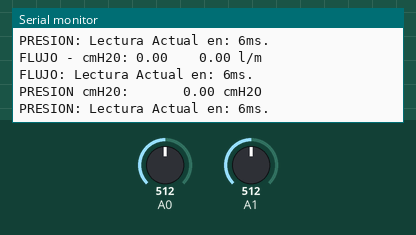
Simulated run of this sketch. Board: Arduino Uno, built with avr-gcc and run on an emulated ATmega328P. Shown: the last lines printed to the serial monitor. Inputs (shaded band) come from the test bench; at power-on: A0 = 512, A1 = 512.

Above: at 16.0 s.
16.1 s: A0 set to 716
At 16.8 s:
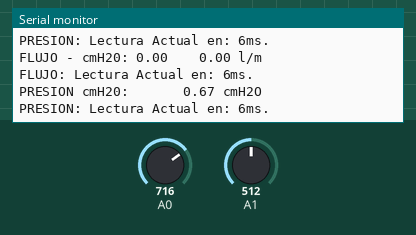
17.6 s: A1 set to 716
19.1 s: A0 set to 900
At 19.8 s:
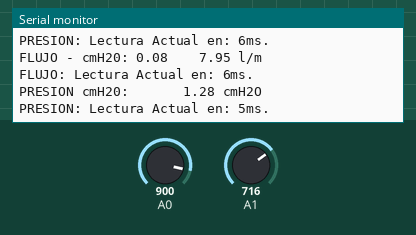
20.6 s: A1 set to 900
At 21.4 s:
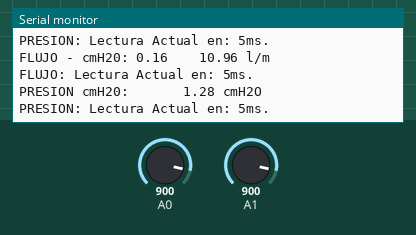
Timing chart, 0 to 23.1 s (numbered marks = the images above; inputs shaded):
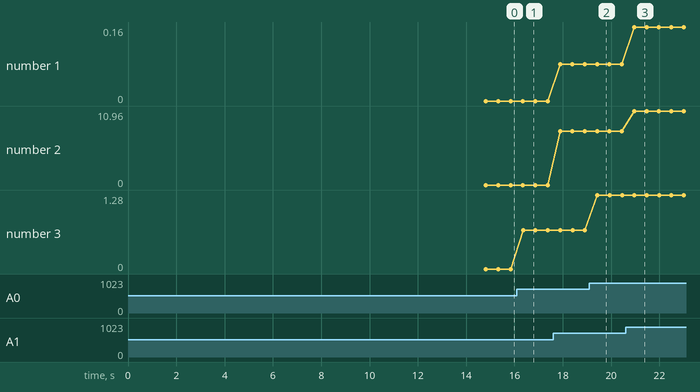

Measured:
- after the input at 16.1 s, the serial monitor: prints a new line after 0.26 s (image 1)
- after the input at 19.1 s, the serial monitor: prints a new line after 0.33 s (image 2)
- after the input at 20.6 s, the serial monitor: prints a new line after 0.36 s (image 3)
- plotted number 1: 0 → 0.08 after the input at 17.6 s, 0.08 → 0.16 after the input at 20.6 s
- plotted number 2: 0 → 7.95 after the input at 17.6 s, 7.95 → 10.96 after the input at 20.6 s
- plotted number 3: 0 → 0.67 after the input at 16.1 s, 0.67 → 1.28 after the input at 19.1 s

The sketch:

VM-SensorTest.ino
```cpp
/*
   Demo for VentMex Motor Control and Calibration, using AccelStepper with NEMA-23, Sensors Pressure
   200 Steps, 32 Microsteps
*/

#include "VMPresion.h"
#include "VMFlujo.h"
#include <Streaming.h>

VMPresion presion(A0);  // Presion
VMFlujo flujo(A1);    // Flujo (presion diferencial)
long now;

void setup()
{

  Serial.begin(115200);

  Serial << "TOM - VentMex comenzando la calibracion ...\n";

  now = millis();
  flujo.calibrar();
  presion.calibrar();
  Serial << "Calibramos el CERO en " << _FLOAT(flujo.calibrado(),3) << " DAC | " << _FLOAT(flujo.calibradop(),3) << " cmH20\n";
  Serial << "Calibramos el CERO en " << _FLOAT(presion.calibrado(),3) << " DAC | " << _FLOAT(presion.calibradop(),3) << " cmH20\n...ambos calibrados en " << (millis() - now) << " ms. \n";

}

void loop()
{

  // Ahora probando Flujo nada mas
  now = millis();
  flujo.flujo(0.21); //Pones el valor de FiO2
  //flujo.leeRaw();
  Serial << "FLUJO: Lectura Actual en: " << (millis() - now) << "ms. \n";
  now = millis();
  presion.lee();
  //Serial1 << "E" << _FLOAT(flujo.flujo(0.21),2) << "," << _FLOAT(presion.get(),2)<<"\n";
  //presion.leeRaw();
  Serial << "PRESION: Lectura Actual en: " << (millis() - now) << "ms. \n";
  delay(500);
}
```

VMFlujo.h
```cpp
// (licence header left out)
#ifndef VMFlujo_h
#define VMFlujo_h
#include <Math.h>
#include <Streaming.h>

class VMFlujo {
  public:
    VMFlujo(int pin):
      pin_sensor_(pin),
      calibrado_v_(0.0),
      calibrado_p_(0.0),
      actual_(0.0),
      flujo_(0.0) {}

    void leeRaw()
    {
      raw = analogRead(pin_sensor_);
      pressCM = (0.0844 * raw) - 5.029; // Calculo de ecuación calibrada VentMex en CMH2O para medidor difernecial. Omer Test.

      Serial << "Raw Volts: " << _FLOAT(raw * (5.0 / 1023.0), 3) << " son " << raw << " digital = " << pressCM << " cmH2O\n";
    }

    void calibrar()
    {
      for (byte pressStep = 0; pressStep < 200; pressStep++)
      {
        rawRead[pressStep] = analogRead(pin_sensor_);
        for (byte calibrate = 0; calibrate <= 10; calibrate++)
        {
          rawP = 0;
          for (byte x = 0; x < 200; x++) rawP += rawRead[x];
          raw = rawP / 200;
        }
        delay(20); // aguanta estabilidad de sensor
        Serial << ".";
      }
      Serial << "\n";
      pressCM = (0.0844 * raw) - 5.029; // Calculo de ecuación calibrada VentMex en cmH2O para medidor difernecial. Omer Test.

      calibrado_v_ = raw;
      calibrado_p_ = pressCM;
    }

    const float& flujo(const float& FiO2) {

      for (byte pressStep = 0; pressStep < 5; pressStep++)
      {
        rawRead[pressStep] = analogRead(pin_sensor_);
        rawP = 0;
        for (byte x = 0; x < 100; x++) rawP += rawRead[x];
        raw = rawP / 100;
      }

      pressCM = (0.0844 * raw) - 5.029; // Calculo de ecuación calibrada VentMex en CMH2O para medidor difernecial. Omer Test.

      pressCM = pressCM - calibrado_p_; // quitas la calibracion para bajar la curva

      //Serial << "F-zero (cmH2O): " << abs(pressCM) << "\n";

      pressCM = 0.098067 * pressCM; // CMH20 a kPA
      velocity = sqrt((2 * abs(pressCM) * 1000) / ((1.2306 + FiO2 * 5.86) / 2)); // * 1000 para PA y entre densidad del aire 1.2306 y 21% FiO2
      area = pow(0.060, 2) * 3.14159265359; // radio de circulo del espirometro es 6 mm
      flujo_ = velocity * area * 60; // m3/s * 60 = l/m

      //DEBUG
      //Serial << "FLUJO - cmH20: " << pressCM << "\tVel:" << _FLOAT(velocity, 3) << "\tArea:" << _FLOAT(area, 3) << "cm3\t" << _FLOAT(flujo_, 3) << " l/m \n";
      Serial << "FLUJO - cmH20: " << _FLOAT(pressCM,2) << "\t\t" << _FLOAT(flujo_, 2) << " l/m \n";

      actual_ = flujo_;
      return flujo_;
    }


    // Calculo de ml a Pasos a ser verificado por Omer Test.
    float volumenApasos(const float& vol_ml) {
      return ((-AMBU.ay + sqrt(sq(AMBU.ay) - 4 * AMBU.ax * (AMBU.az - vol_ml))) / (2 * AMBU.ax)) / 8.7726; // formula para llegar a 850 con 140 grados segun nuestro diseno
    }

    // Pasos a ml (fullsteps), a ser verificado por Omer Test.
    float pasosAvolumen(const float& pasos) {
      float f1, f2, f3 = 0.0;
      f1 = sq(17.5452 * AMBU.ax * pasos + AMBU.ay) - sq(AMBU.ay);
      f2 = -4 * AMBU.ax;
      f3 = (f1 / f2) - AMBU.az;
      return (f3 * -1); // formula para llegar a 140 grados con 850 ml segun nuestro diseno
    }

    const float& get() {
      return actual_;
    }

    const float& calibrado() {
      return calibrado_v_;
    }
    const float& calibradop() {
      return calibrado_p_;
    }

  private:
    byte            pin_sensor_, pressStep, calibrate;
    float           actual_, flujo_, area, velocity;
    float           calibrado_v_, calibrado_p_;
    float           pressCM, calc3, pressure;
    float           raw, rawRead[201];
    float           timer, rawP;

    // VALORES DEL SENSOR MPXV4006 0 A 6KPA 0.2 A 4.8V y AMBU
    const struct {
      float ax, ay, az;
    } AMBU{ 1.29083271e-03, 4.72985182e-01, -7.35403067e+01 }; // Rangos de AMBU bolsa
    short   pressZero   = 54.219;             // Arduino Off
    short   pressMax    = 1023.0;           // Arduino Fss
    float   resolution  = 600.52;         // Resolucion obtenida de 4.6 Full Scale / 766 mV
};

#endif
```

VMPresion.h
```cpp
// (licence header left out)
#ifndef VMPresion_h
#define VMPresion_h
#include <Math.h>
#include <Streaming.h>

class VMPresion {
  public:
    VMPresion(int pin):
      pin_sensor_(pin),
      calibrado_v_(0.0),
      actual_(0.0),
      pico_(0.0),
      plateau_(0.0),
      peep_(0.0) {}

    void leeRaw()
    {
      raw = analogRead(pin_sensor_);
      pressCM = (0.0658 * raw) - 5.19; // Calculo de ecuación calibrada VentMex en CMH2O para medidor presión. Omer Test.

      Serial << "Raw Volts: " << _FLOAT(raw * (5.0 / 1023.0), 3) << " son " << raw << " digital = " << pressCM << " cmH2O\n";
    }

    void calibrar()
    {

      for (byte pressStep = 0; pressStep < 200; pressStep++)
      {
        rawRead[pressStep] = analogRead(pin_sensor_);
        for (byte calibrate = 0; calibrate <= 10; calibrate++)
        {
          rawP = 0;
          for (byte x = 0; x < 200; x++) rawP += rawRead[x];
          raw = rawP / 200;
        }
        delay(20); // aguanta estabilidad de sensor
      }

      pressCM = (0.0658 * raw) - 5.19; // Calculo de ecuación calibrada VentMex en cmH2O para medidor difernecial. Omer Test.

      calibrado_v_ = raw;
      calibrado_p_ = pressCM;
    }

    void lee() {
      for (byte pressStep = 0; pressStep < 5; pressStep++)
      {
        rawRead[pressStep] = analogRead(pin_sensor_);
        rawP = 0;
        for (byte x = 0; x < 100; x++) rawP += rawRead[x];
        raw = rawP / 100;
      }

      pressCM = (0.0658 * raw) - 5.19; // Calculo de ecuación calibrada VentMex en cmH2O para medidor difernecial. Omer Test.

      pressCM = pressCM - calibrado_p_; // quitas la calibracion para bajar la curva

      Serial << "PRESION cmH20: \t\t\t" << _FLOAT(pressCM,2) << " cmH2O\n\n";

      actual_ = pressCM;
      pico_ = max(pico_, pressCM);
    }

    const float& get() {
      return actual_;
    }

    void borra_pico() {
      pico_ = 0.0;
    }

    void pon_plateau() {
      plateau_ = get();
    }

    void pon_peep() {
      peep_ = get();
    }

    const float& calibrado() {
      return calibrado_v_;
    }
    const float& calibradop() {
      return calibrado_p_;
    }
    const float& pico() {
      return pico_;
    }
    const float& plateau() {
      return plateau_;
    }
    const float& peep() {
      return peep_;
    }

  private:
    byte            pin_sensor_, pressStep, calibrate;
    float           actual_, flujo_, area, velocity;
    float           pico_, plateau_, peep_, calibrado_v_, calibrado_p_;
    float           pressure, pressCM;
    float           rawRead[201], raw, rawP;

};

#endif
```
